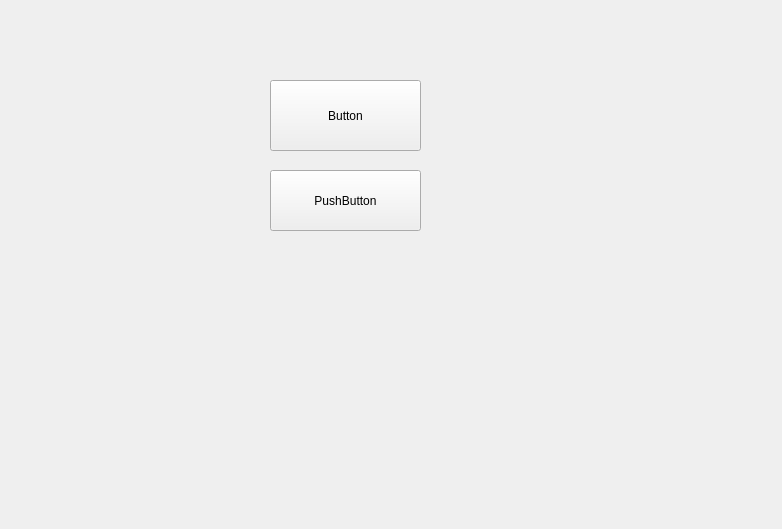
<?xml version="1.0" encoding="UTF-8"?>
<ui version="4.0">
 <class>Widget</class>
 <widget class="QWidget" name="Widget">
  <property name="geometry">
   <rect>
    <x>0</x>
    <y>0</y>
    <width>782</width>
    <height>529</height>
   </rect>
  </property>
  <property name="windowTitle">
   <string>Widget</string>
  </property>
  <widget class="QPushButton" name="pbtBtn1">
   <property name="geometry">
    <rect>
     <x>270</x>
     <y>80</y>
     <width>151</width>
     <height>71</height>
    </rect>
   </property>
   <property name="text">
    <string>Button</string>
   </property>
  </widget>
  <widget class="QPushButton" name="pbtBtn2">
   <property name="geometry">
    <rect>
     <x>270</x>
     <y>170</y>
     <width>151</width>
     <height>61</height>
    </rect>
   </property>
   <property name="text">
    <string>PushButton</string>
   </property>
  </widget>
 </widget>
 <resources/>
 <connections/>
</ui>
